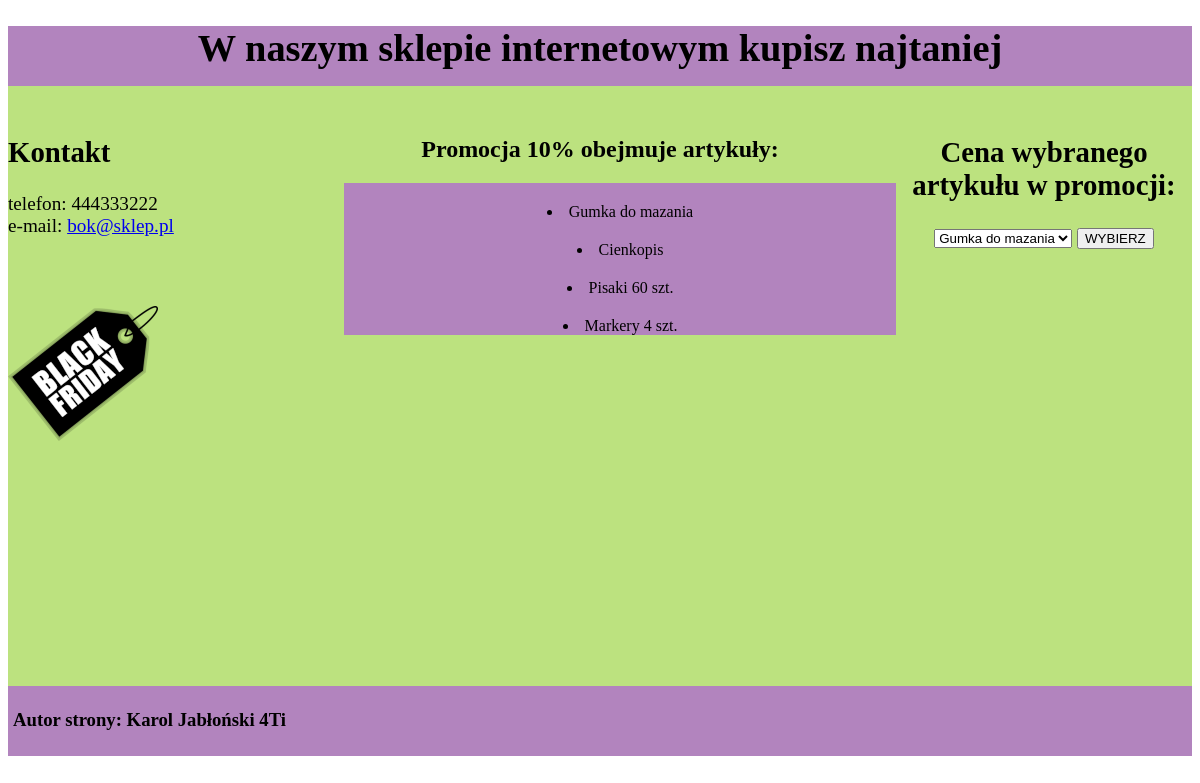
The page /e14_06_21/index.php on the database its author committed.
### tables this page shows
CREATE TABLE `towary` (
  `id` int(11) NOT NULL,
  `nazwa` varchar(20) NOT NULL,
  `cena` float NOT NULL,
  `promocja` tinyint(1) NOT NULL,
  `idDostawcy` int(11) NOT NULL
);

### e14_06_21/index.php (the view, shortened to what this page needs)
<!DOCTYPE html>
<html lang="pl">
<head>
    <link rel="stylesheet" href="styl.css">
</head>
<body>
    <div id="banner">
        <h1>W naszym sklepie internetowym kupisz najtaniej</h1>
    </div>
    <div id="lewy">
        <h2>Kontakt</h2>
        <p>telefon: 444333222 <br> e-mail: <a href="mailto:bok@sklep.pl">bok@sklep.pl</a></p>
        <img src="promocja2.png" alt="promocja">
    </div>
    <div id="srodkowy">
        <h2>Promocja 10% obejmuje artykuły:</h2>
        <ul>
            <?php
                $conn = mysqli_connect('localhost', 'user', '123', 'sklep');
                if($result=mysqli_query($conn, 'select nazwa from towary where promocja=1;'));
                while($row=mysqli_fetch_row($result)){
                    echo sprintf('<li>%1$s</li>', $row[0]);
                }
            ?>
        </ul>
    </div>
    <div id="prawy">
        <h2>Cena wybranego artykułu w promocji:</h2>
        <form method="POST">
            <select name="produkt" id="produkt">
            <?php
                    $conn = mysqli_connect('localhost', 'user', '123', 'sklep');
                    if($result=mysqli_query($conn, 'select nazwa from towary where promocja=1;'));
                    while($row=mysqli_fetch_row($result)){
                        echo sprintf('<option value="%1$s">%1$s</option>', $row[0]);
                    }
            ?>
            </select>
            <input type="submit" name="submit" value="WYBIERZ"><br>
        </form>
    </div>
    <div id="stopka">
        <h3>Autor strony: Karol Jabłoński 4Ti</h3>
    </div>
</body>
</html>

### e14_06_21/styl.css (style rules this page uses)
#banner { background-color: #B284BE; height: 60px; font-size: 120%; text-align: center; }
#lewy { background-color: #BCE27F; height: 600px; width: 25%; font-size: 120%; float: left; }
#srodkowy { background-color: #BCE27F; height: 600px; width: 50%; text-align: center; float: left; }
#prawy { background-color: #BCE27F; height: 600px; width: 25%; font-size: 120%; text-align: center; float: right; }
#stopka { background-color: #B284BE; height: 60px; text-align: left; padding: 5px; clear: left; }
li { padding-top: 20px; background-color: #B284BE; list-style-position: inside; }
img, h2 { margin-top: 50px; }
form { margin-bottom: 100px; }

### rows shown on the page
towary: nazwa "Gumka do mazania"
towary: nazwa "Cienkopis"
towary: nazwa "Pisaki 60 szt."
towary: nazwa "Markery 4 szt."

### other values the page prints
form field produkt "Gumka do mazania"
